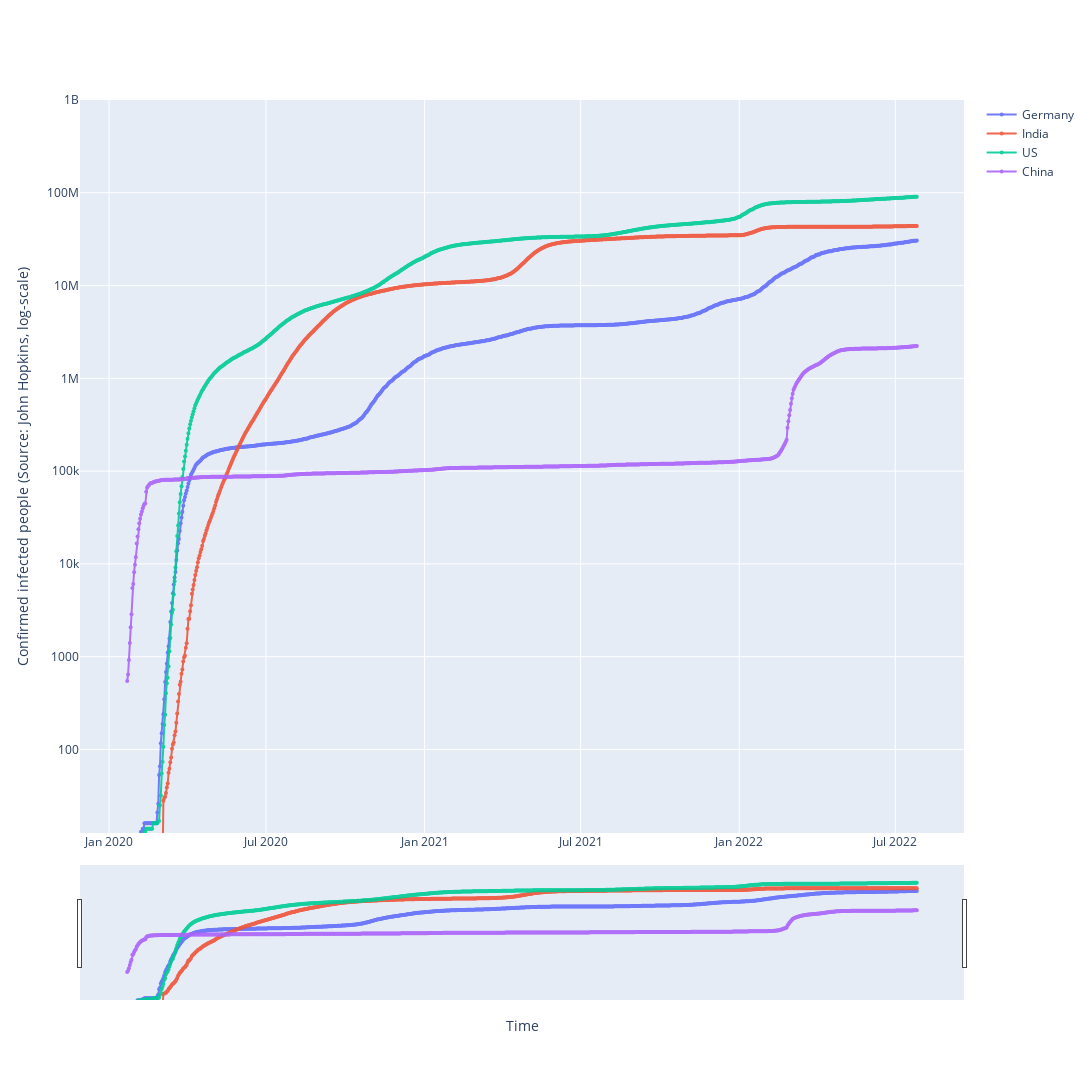

Notebook source saved alongside this figure:
### Code cell
# to plot individual trace
country_list = ['Germany','India','US','China']
for each in country_list:
    fig.add_trace(go.Scatter(x=df_plot.date,
                                y=df_plot[each],
                                mode = 'markers+lines',
                                opacity = 0.9,
                                line_width = 2,
                                marker_size = 4,
                                name = each))

# defines overall layout
fig.update_layout(width = 1920,
                  height = 1080,
                  xaxis_title='Time',
                 yaxis_title="Confirmed infected people (Source: John Hopkins, log-scale)")

fig.update_yaxes(type="log", range = [1.1,9])

fig.update_layout(xaxis_rangeslider_visible=True)

### Figure 1 — Plotly figure (JSON) as saved in the notebook; plotly's stock layout.template omitted (floating-point values rounded to 4 significant figures; data arrays with more than 128 entries replaced by an {"elided": "..."} marker saying what was removed)
{"data": [{"line": {"width": 2}, "marker": {"size": 4}, "mode": "markers+lines", "name": "Germany", "opacity": 0.9, "type": "scatter", "x": {"elided": "917 str values"}, "y": {"elided": "917 int values"}}, {"line": {"width": 2}, "marker": {"size": 4}, "mode": "markers+lines", "name": "India", "opacity": 0.9, "type": "scatter", "x": {"elided": "917 str values"}, "y": {"elided": "917 int values"}}, {"line": {"width": 2}, "marker": {"size": 4}, "mode": "markers+lines", "name": "US", "opacity": 0.9, "type": "scatter", "x": {"elided": "917 str values"}, "y": {"elided": "917 int values"}}, {"line": {"width": 2}, "marker": {"size": 4}, "mode": "markers+lines", "name": "China", "opacity": 0.9, "type": "scatter", "x": {"elided": "917 str values"}, "y": {"elided": "917 int values"}}], "layout": {"height": 1080, "width": 1920, "xaxis": {"rangeslider": {"visible": true}, "title": {"text": "Time"}}, "yaxis": {"range": [1.1, 9], "title": {"text": "Confirmed infected people (Source: John Hopkins, log-scale)"}, "type": "log"}}}
